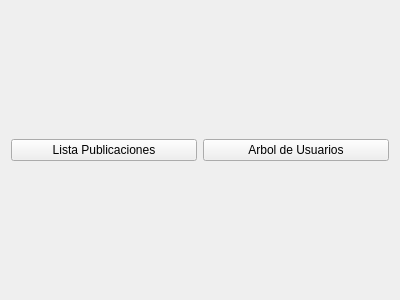
<?xml version="1.0" encoding="UTF-8"?>
<ui version="4.0">
 <class>WidgetReports</class>
 <widget class="QWidget" name="WidgetReports">
  <property name="geometry">
   <rect>
    <x>0</x>
    <y>0</y>
    <width>400</width>
    <height>300</height>
   </rect>
  </property>
  <property name="windowTitle">
   <string>Form</string>
  </property>
  <layout class="QHBoxLayout" name="horizontalLayout">
   <item>
    <widget class="QPushButton" name="pushButton_2">
     <property name="text">
      <string>Lista Publicaciones</string>
     </property>
    </widget>
   </item>
   <item>
    <widget class="QPushButton" name="pushButton">
     <property name="text">
      <string>Arbol de Usuarios</string>
     </property>
    </widget>
   </item>
  </layout>
 </widget>
 <resources/>
 <connections/>
</ui>
